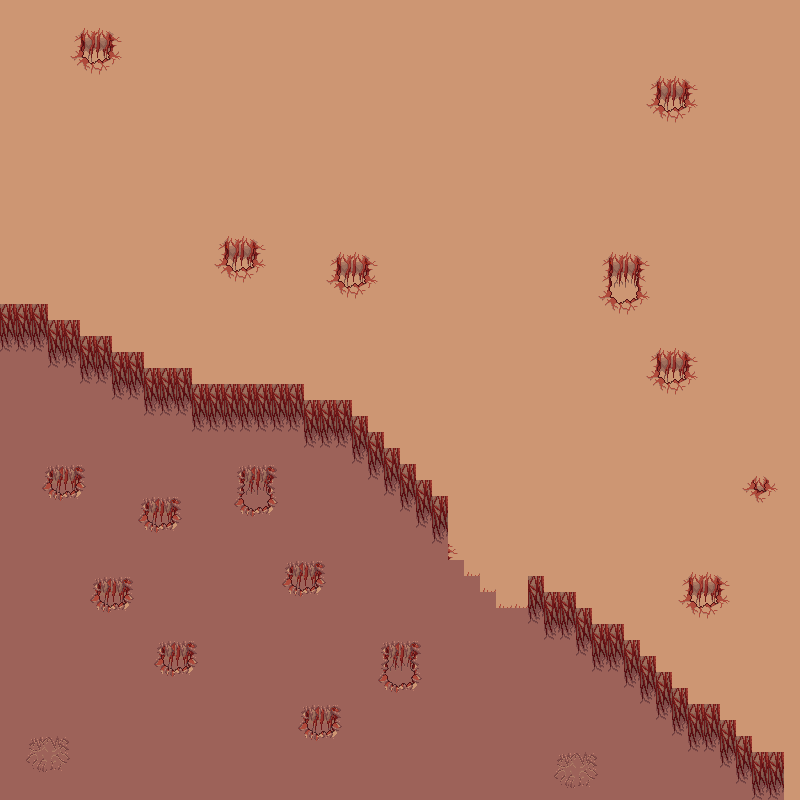

Rendered tile map (Tiled .tmx) drawn with the repository's tilesets; below, a short description and the map source with its tile grids summarised:
An orthogonal 50x50 tile map with 16x16 px tiles, 3 tile layers (Desen Katmanı 1, dk2, dk3).

<map version="1.10" tiledversion="1.11.2" orientation="orthogonal" renderorder="right-down" width="50" height="50" tilewidth="16" tileheight="16" infinite="0" nextlayerid="8" nextobjectid="1">
 <tileset firstgid="1" source="grund.tsx" />
 <layer id="1" name="Desen Katmanı 1" width="50" height="50" locked="1">
  <data>[2500 cells, 2500 non-empty, 4 distinct tile ids]</data>
 </layer>
 <layer id="6" name="dk2" width="50" height="50" locked="1">
  <data>[2500 cells, 132 non-empty, 3 distinct tile ids]</data>
 </layer>
 <layer id="7" name="dk3" width="50" height="50">
  <data>[2500 cells, 247 non-empty, 89 distinct tile ids]</data>
 </layer>
</map>
